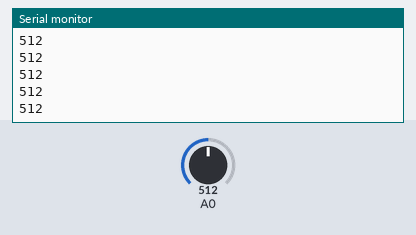
The sketch below on a simulated Arduino Uno, built with avr-gcc and run on an emulated ATmega328P. On the bench: the last lines printed to the serial monitor. The test bench sets the inputs (shaded band); at power-on: A0 = 512.

Above: at 1.2 s.
1.3 s: A0 set to 716
At 2.0 s:
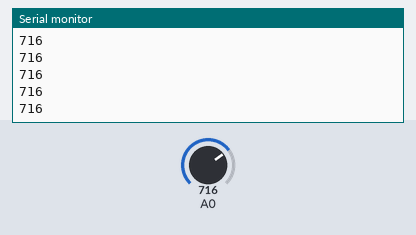
2.8 s: A0 set to 900
At 3.3 s:
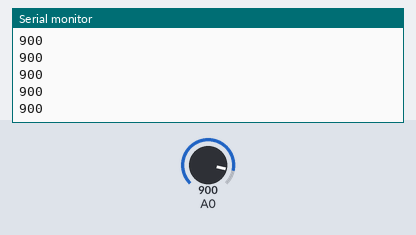
Timing chart, 0 to 5.8 s (numbered marks = the images above; inputs shaded):
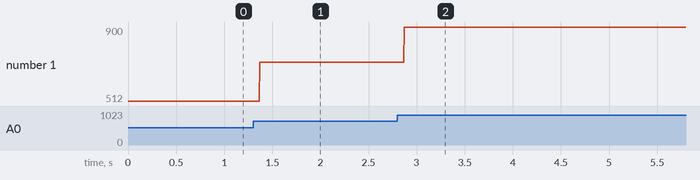

Measured:
- after the input at 1.3 s, the serial monitor: prints a new line after 0.07 s (image 1)
- after the input at 2.8 s, the serial monitor: prints a new line after 0.07 s (image 2)
- plotted number 1: 512 → 716 after the input at 1.3 s, 716 → 900 after the input at 2.8 s

The sketch:

Arduinocommunication.ino
```cpp
int count = 0;

void setup()
{
 // put your setup code here, to run once:
 Serial.begin(9600);
}

void loop()
{
  int sensorValue = analogRead(A0); //read the input on analog pin 0

  Serial.println(sensorValue); //print out the value you read
  delay(1);
}
```
